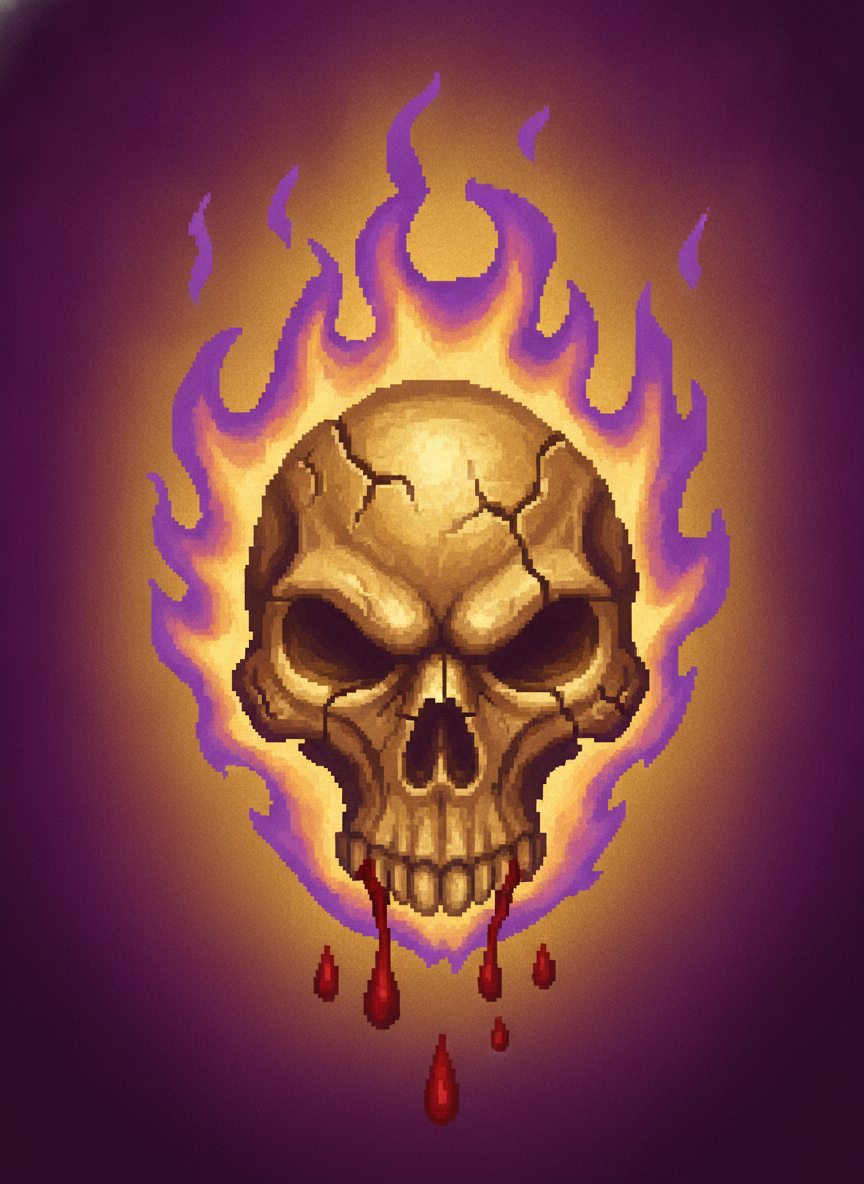

Python code for this plot:
"""The debuff icon of the Golden Curse (the boss of the Illusion of Noria burns -300 health per second), drawn by Gemini in the style of the
buff icons of the game (Data/Interface/newui_statusicon.jpg - small painted icons on a colored gradient, 20 x 28).

    python golden_curse_icon.py --generate   draws a new picture with Gemini (needs GEMINI_API_KEY) -> golden_curse_icon.png
    python golden_curse_icon.py              converts golden_curse_icon.png -> src/bin/Data/Interface/newui_goldencurse.OZJ

The client loads it in CNewUIBuffWindow::LoadImages (IMAGE_BUFF_GOLDEN_CURSE) and draws it for the Golden Curse (eBuffState 188).
"""
import base64
import io
import json
import os
import sys
import urllib.request

from PIL import Image

HERE = os.path.dirname(os.path.abspath(__file__))
REPO = os.path.normpath(os.path.join(HERE, "..", ".."))
SOURCE = os.path.join(HERE, "golden_curse_icon.png")
ATLAS = os.path.join(REPO, "src", "bin", "Data", "Interface", "newui_statusicon.OZJ")
TARGET = os.path.join(REPO, "src", "bin", "Data", "Interface", "newui_goldencurse.OZJ")
MODEL = "gemini-2.5-flash-image"
# twice the size of the icon on a 640 x 480 screen: sharp on larger screens, still small; the client pads it to 64 x 64
# and draws the 40 x 56 part (CNewUIBuffWindow) - change both together
SIZE = (40, 56)

PROMPT = (
    "Draw one game buff icon in exactly the same style as the icons of the reference image (MU Online status icons): "
    "a small painted fantasy icon, portrait format 5:7, rich saturated colors, a colored radial gradient background, "
    "bold readable silhouette, no text, no letters, no border frame, no transparency. "
    "Subject: 'Golden Curse' - a curse of a golden stone colossus that burns life. Show a cracked glowing golden "
    "skull-like stone mask in the center, wrapped in burning golden-violet flames, small falling drops of red blood below it; "
    "a dark violet radial gradient background with a golden glow. Menacing, clearly a harmful debuff."
)


def atlas_sample():
    raw = open(ATLAS, "rb").read()
    img = Image.open(io.BytesIO(raw[24:])).convert("RGB")
    sample = img.crop((0, 0, 200, 56)).resize((800, 224), Image.NEAREST)
    buffer = io.BytesIO()
    sample.save(buffer, "PNG")
    return base64.b64encode(buffer.getvalue()).decode("ascii")


def generate():
    key = os.environ.get("GEMINI_API_KEY")
    if not key:
        sys.exit("GEMINI_API_KEY is not set")
    body = {
        "contents": [{"parts": [
            {"text": PROMPT},
            {"inlineData": {"mimeType": "image/png", "data": atlas_sample()}},
        ]}],
        # portrait like the icon (the reference strip is wide, it must not set the format)
        "generationConfig": {"responseModalities": ["IMAGE"], "imageConfig": {"aspectRatio": "3:4"}},
    }
    request = urllib.request.Request(
        f"https://generativelanguage.googleapis.com/v1beta/models/{MODEL}:generateContent",
        data=json.dumps(body).encode("utf-8"),
        headers={"Content-Type": "application/json", "x-goog-api-key": key},
    )
    with urllib.request.urlopen(request, timeout=180) as response:
        result = json.load(response)
    for part in result["candidates"][0]["content"]["parts"]:
        if "inlineData" in part:
            Image.open(io.BytesIO(base64.b64decode(part["inlineData"]["data"]))).convert("RGB").save(SOURCE)
            print("saved", SOURCE)
            return
    sys.exit("no image in the answer: " + json.dumps(result)[:500])


# the part of the picture around the armor (fractions of width and height): the icon is tiny, the subject must fill it
FOCUS = (0.12, 0.13, 0.88, 0.78)


def convert():
    img = Image.open(SOURCE).convert("RGB")
    w, h = img.size
    img = img.crop((int(FOCUS[0] * w), int(FOCUS[1] * h), int(FOCUS[2] * w), int(FOCUS[3] * h)))
    # crop to 5:7 around the center, then scale down
    w, h = img.size
    target_ratio = SIZE[0] / SIZE[1]
    if w / h > target_ratio:
        nw = int(h * target_ratio)
        img = img.crop(((w - nw) // 2, 0, (w - nw) // 2 + nw, h))
    else:
        nh = int(w / target_ratio)
        img = img.crop((0, (h - nh) // 2, w, (h - nh) // 2 + nh))
    img = img.resize(SIZE, Image.LANCZOS)
    buffer = io.BytesIO()
    img.save(buffer, "JPEG", quality=95)
    jpeg = buffer.getvalue()
    # .OZJ = 24 bytes in front of the JPEG (the client skips them); the game files repeat the start of the JPEG there
    with open(TARGET, "wb") as f:
        f.write(jpeg[:24] + jpeg)
    print("saved", TARGET)


if __name__ == "__main__":
    if "--generate" in sys.argv:
        generate()
    convert()
